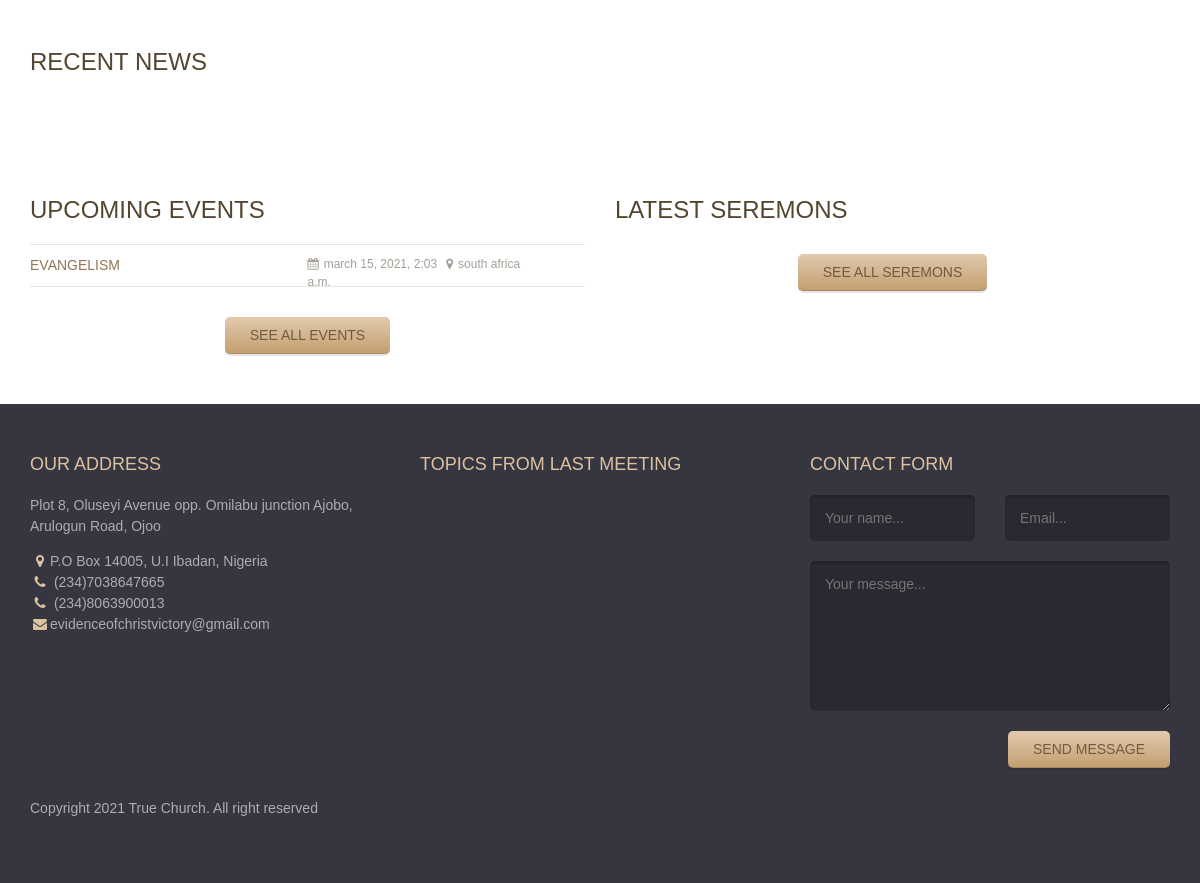
The app's page / (lower part), older data.
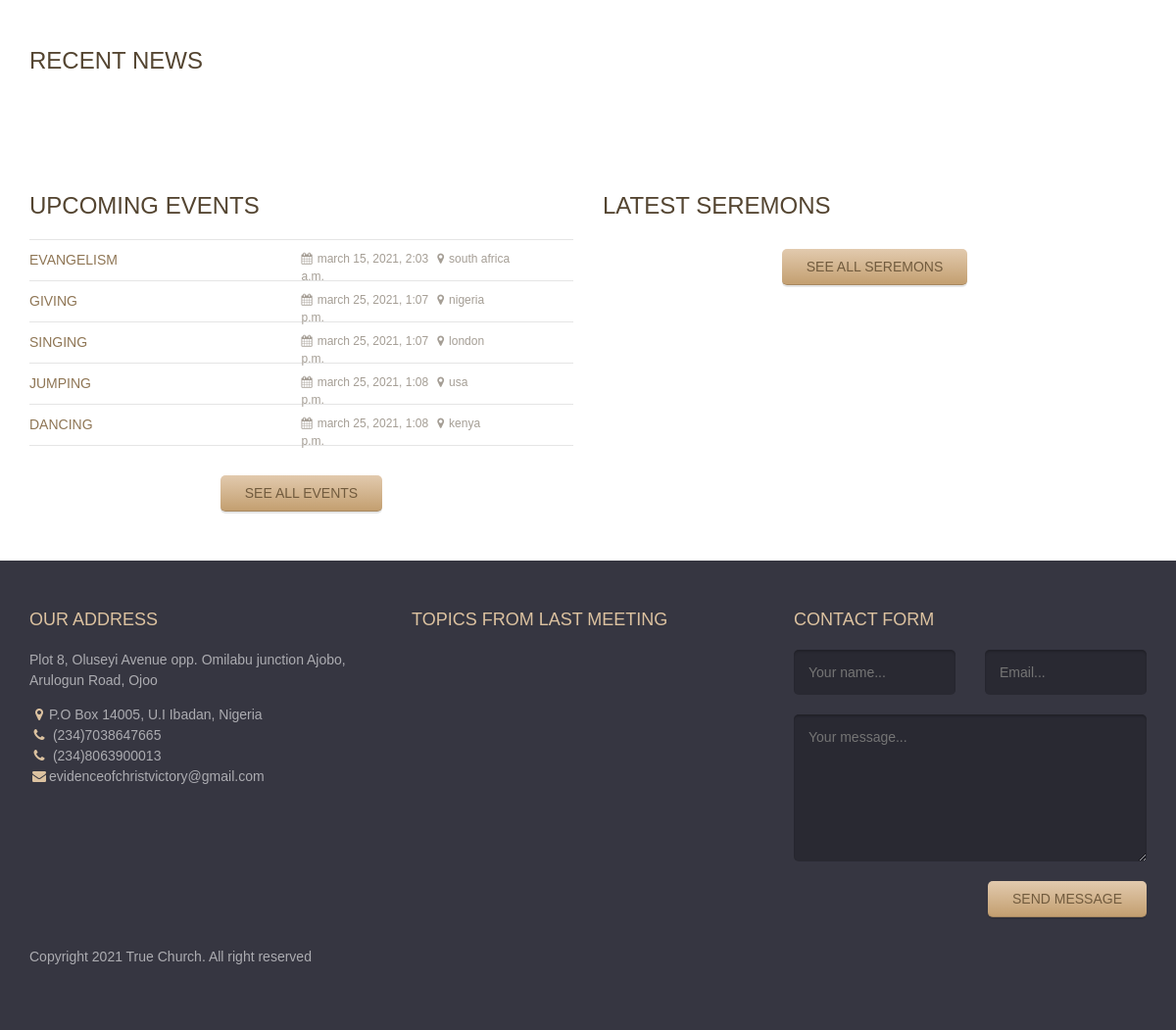
The same page, newer data.
### church/models.py (models this page shows, shortened)
class Events(models.Model):
    purpose = models.CharField(max_length=60)
    date = models.DateTimeField(default=timezone.now)
    location = models.CharField(max_length=100)

### church/views.py (the view, shortened to what this page needs)
# urls.py: path('', Home.as_view(), name='home'),
class Home(View):
    def get(self, *args, **kwargs):
        events = Events.objects.all()
        paginator = Paginator(events, 5)
        page_number = self.request.GET.get('page')
        page_obj = paginator.get_page(page_number)
        news = News.objects.all()
        pag = Paginator(news, 4)
        pag_num = self.request.GET.get('page')
        pag_obj = pag.get_page(pag_num)
        sermon = Sermon.objects.all()
        pags = Paginator(sermon, 3)
        pags_num = self.request.GET.get('page')
        pags_obj = pags.get_page(pags_num)
        context = {
            'page_obj': page_obj,
            'pag_obj': pag_obj,
            'pags_obj': pags_obj
        }
        return render(self.request, 'index.html', context)

### templates/index.html (shortened to what this page needs)
{% extends 'base.html' %} {% load static %} {% block content %}
<main class="main-content">
  <div class="fullwidth-block">
    <div class="container">
      <h2 class="section-title">Recent news</h2>
    </div>
  </div>
  <div class="fullwidth-block">
    <div class="container">
      <div class="row">
        <div class="col-md-6">
          <h2 class="section-title">Upcoming events</h2>
          <ul class="event-list">
            {% for events in page_obj %}
            <li>
              <a href="#">
                <h3 class="event-title">{{ events.purpose }}</h3>
                <span class="event-meta">
                  <span><i class="fa fa-calendar"></i>{{ events.date }}</span>
                  <span
                    ><i class="fa fa-map-marker"></i>{{ events.location }}</span
                  >
                </span>
              </a>
            </li>
            {% endfor %}
          </ul>
          <div class="text-center">
            <a href="{% url 'event' %}" class="button">See all events</a>
          </div>
        </div>
        <div class="col-md-6">
          <h2 class="section-title">Latest seremons</h2>
          <div class="text-center">
            <a href="{% url 'sermon' %}" class="button">See all seremons</a>
          </div>
        </div>
      </div>
    </div>
  </div>
</main>
{% endblock content %}

Row changes from the older to the newer data that the page shows:
added Events: purpose "GIVING", date "march 25, 2021, 1:07 p.m.", location "nigeria"
added Events: purpose "SINGING", date "march 25, 2021, 1:07 p.m.", location "london"
added Events: purpose "JUMPING", date "march 25, 2021, 1:08 p.m.", location "usa"
added Events: purpose "DANCING", date "march 25, 2021, 1:08 p.m.", location "kenya"
